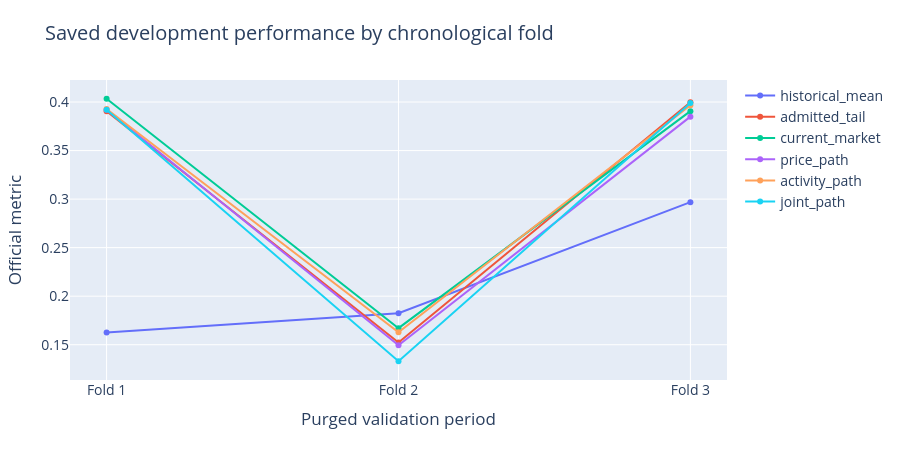

Write notebook code for a chart like this one.
### Markdown cell above
## 3 · Time-period stability, not just a pooled number

A useful representation should improve the relevant periods, not just one pooled
point estimate. The weak middle period is visible here. These fold values are
also read from saved evidence; there is no new validation selection.

### Code cell
fig = go.Figure()
for name in ['historical_mean','admitted_tail','current_market','price_path','activity_path','joint_path']:
    s = receipt['saved_scores'].get(name)
    if s and len(s['fold_scores']) == 3:
        fig.add_trace(go.Scatter(x=['Fold 1','Fold 2','Fold 3'], y=s['fold_scores'],
                                 name=name, mode='lines+markers'))
fig.update_layout(title='Saved development performance by chronological fold',
                  xaxis_title='Purged validation period', yaxis_title='Official metric',
                  hovermode='x unified')
show(fig, 'saved_fold_stability')

### Figure 1 — Plotly figure (JSON) as saved in the notebook; plotly's stock layout.template omitted (floating-point values rounded to 4 significant figures)
{"data": [{"mode": "lines+markers", "name": "historical_mean", "type": "scatter", "x": ["Fold 1", "Fold 2", "Fold 3"], "y": [0.1625, 0.1825, 0.2969]}, {"mode": "lines+markers", "name": "admitted_tail", "type": "scatter", "x": ["Fold 1", "Fold 2", "Fold 3"], "y": [0.3906, 0.1523, 0.3999]}, {"mode": "lines+markers", "name": "current_market", "type": "scatter", "x": ["Fold 1", "Fold 2", "Fold 3"], "y": [0.4034, 0.167, 0.3906]}, {"mode": "lines+markers", "name": "price_path", "type": "scatter", "x": ["Fold 1", "Fold 2", "Fold 3"], "y": [0.392, 0.1495, 0.3849]}, {"mode": "lines+markers", "name": "activity_path", "type": "scatter", "x": ["Fold 1", "Fold 2", "Fold 3"], "y": [0.3928, 0.1627, 0.3967]}, {"mode": "lines+markers", "name": "joint_path", "type": "scatter", "x": ["Fold 1", "Fold 2", "Fold 3"], "y": [0.392, 0.133, 0.399]}], "layout": {"font": {"size": 14}, "height": 460, "hovermode": "closest", "margin": {"b": 80, "l": 70, "r": 35, "t": 80}, "title": {"text": "Saved development performance by chronological fold"}, "xaxis": {"title": {"text": "Purged validation period"}}, "yaxis": {"title": {"text": "Official metric"}}}}
